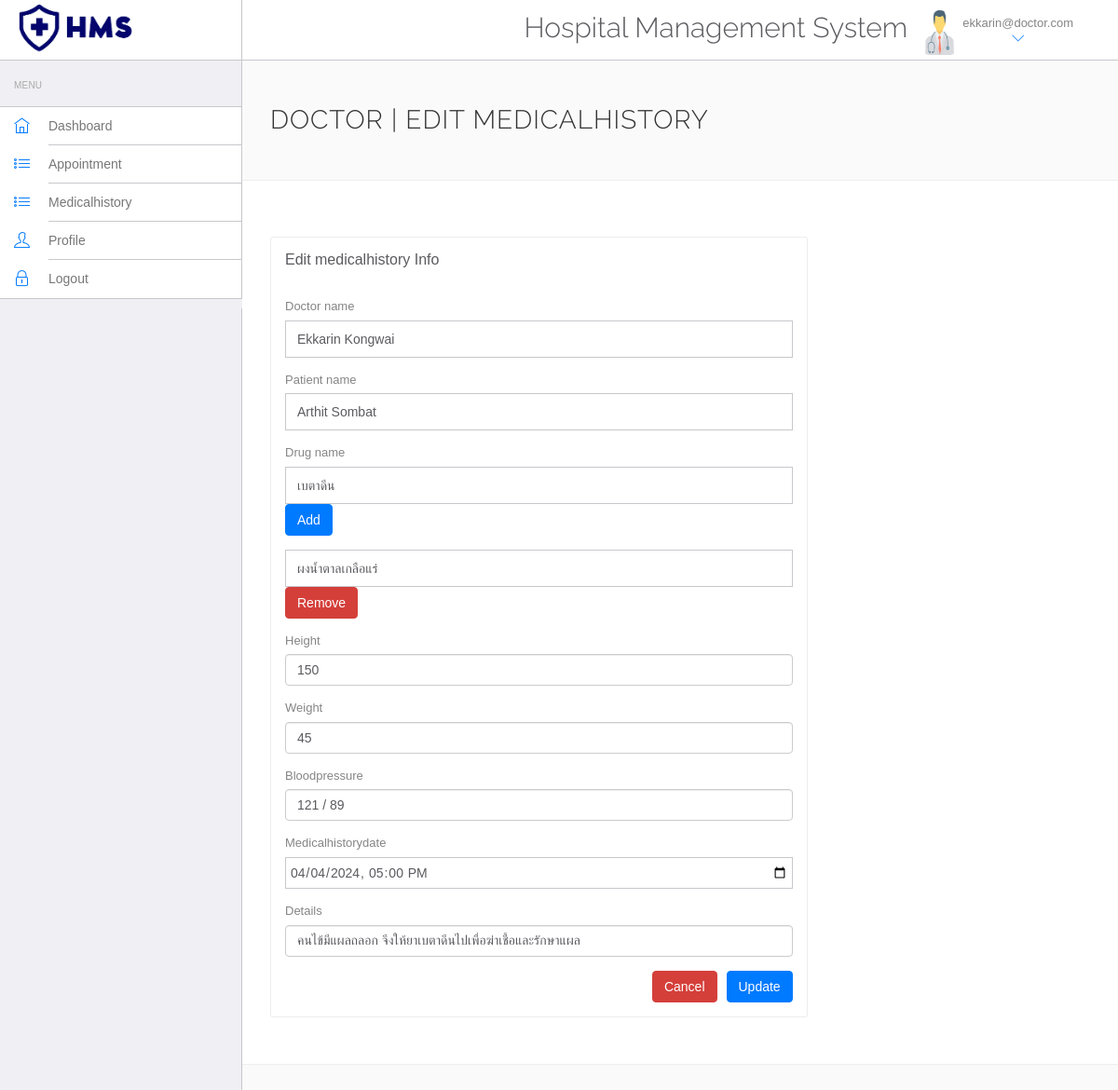
The page /doctor/edit-medicalhistory.php?id=52 (signed in) on the database its author committed.
### tables this page shows
CREATE TABLE `doctors` (
  `id` int NOT NULL,
  `firstname` varchar(50) NOT NULL,
  `lastname` varchar(50) NOT NULL,
  `gender` varchar(20) NOT NULL,
  `specialization` varchar(100) NOT NULL,
  `phoneno` varchar(12) NOT NULL,
  `birthdate` date DEFAULT NULL,
  `address` varchar(255) NOT NULL,
  `email` varchar(100) NOT NULL,
  `password` varchar(255) NOT NULL
);

CREATE TABLE `medicalhistory` (
  `id` int NOT NULL,
  `id_doctor` int NOT NULL,
  `id_users` int NOT NULL,
  `id_drugs` varchar(20) NOT NULL,
  `height` varchar(10) NOT NULL,
  `weight` varchar(10) NOT NULL,
  `bloodpressure` varchar(100) NOT NULL,
  `medicalhistorydate` datetime NOT NULL,
  `details` varchar(255) NOT NULL
);

CREATE TABLE `users` (
  `id` int NOT NULL,
  `firstname` varchar(100) NOT NULL,
  `lastname` varchar(100) NOT NULL,
  `gender` varchar(20) NOT NULL,
  `phonenum` varchar(12) NOT NULL,
  `birthdate` date DEFAULT NULL,
  `address` varchar(100) NOT NULL,
  `congenital` varchar(500) NOT NULL,
  `drugallergy` varchar(500) NOT NULL,
  `email` varchar(50) NOT NULL,
  `password` varchar(255) NOT NULL
);

CREATE TABLE `drugs` (
  `id` int NOT NULL,
  `drugname` varchar(100) NOT NULL,
  `detail` varchar(100) NOT NULL
);

### doctor/edit-medicalhistory.php (the view, shortened to what this page needs)
<!DOCTYPE html>
<html lang="en">
<head>
    <link rel="stylesheet" href="vendor/bootstrap/css/bootstrap.min.css">
    <link rel="stylesheet" href="vendor/fontawesome/css/font-awesome.min.css">
    <link rel="stylesheet" href="vendor/themify-icons/themify-icons.min.css">
    <link href="vendor/animate.css/animate.min.css" rel="stylesheet" media="screen">
    <link href="vendor/perfect-scrollbar/perfect-scrollbar.min.css" rel="stylesheet" media="screen">
    <link href="vendor/switchery/switchery.min.css" rel="stylesheet" media="screen">
    <link href="vendor/bootstrap-touchspin/jquery.bootstrap-touchspin.min.css" rel="stylesheet" media="screen">
    <link href="vendor/select2/select2.min.css" rel="stylesheet" media="screen">
    <link href="vendor/bootstrap-datepicker/bootstrap-datepicker3.standalone.min.css" rel="stylesheet" media="screen">
    <link href="vendor/bootstrap-timepicker/bootstrap-timepicker.min.css" rel="stylesheet" media="screen">
    <link rel="stylesheet" href="assets/css/styles.css">
    <link rel="stylesheet" href="assets/css/plugins.css">
    <link rel="stylesheet" href="assets/css/themes/theme-1.css" id="skin_color" />
</head>
<body>
    <div id="app">
        <?php include('include/sidebar.php');?>
        <div class="app-content">
            <?php include('include/header.php');?>
            <div class="main-content">
                <div class="wrap-content container" id="container">
                    <section id="page-title">
                        <div class="row">
                            <div class="col-sm-8">
                                <h1 class="mainTitle">Doctor | Edit medicalhistory</h1>
                            </div>
                        </div>
                    </section>
                    <div class="container-fluid container-fullw bg-white">
                        <div class="row">
                            <div class="col-md-12">
                                <div class="row margin-top-30">
                                    <div class="col-lg-8 col-md-12">
                                        <div class="panel panel-white">
                                            <div class="panel-heading">
                                                <h5 class="panel-title">Edit medicalhistory Info</h5>
                                            </div>
                                            <div class="panel-body">
                                            <?php
                                                include('../include/config.php');
                                                if(isset($_GET['id'])) {
                                                    $id = $_GET['id'];
                                                    $sql=mysqli_query($conn,"SELECT * FROM medicalhistory WHERE id=".$id);
                                                    $data=mysqli_fetch_array($sql);
                                            ?>
                                                <form role="form" name="adddoc" method="post" onSubmit="return valid();">
                                                    <div class="form-group">
                                                        <label for="id_doctor">Doctor name</label>
                                                        <select name="id_doctor" id="id_doctor" required class="form-control" style="height: 40px;">
                                                            <?php
                                                                $docname = $_SESSION['id'];
                                                                $sql = mysqli_query($conn, "SELECT * FROM doctors WHERE id = $docname");
                                                                $row = mysqli_fetch_assoc($sql);
                                                            ?>
                                                            <option value="<?php echo $row['id'];?>">
                                                                <?php echo $row['firstname'];?>
                                                                <?php echo $row['lastname'];?>
                                                            </option>
                                                        </select>
                                                    </div>
                                                    <div class="form-group">
                                                        <label for="id_users">Patient name</label>
                                                        <select name="id_users" id="id_users" required class="form-control" style="height: 40px;">
                                                            <?php $sql = mysqli_query($conn,"SELECT * FROM users");
                                                            while($row = mysqli_fetch_assoc($sql)) {
                                                            ?>
                                                            <option value="<?php echo $row['id'];?>"
                                                                <?php if($row['id'] == $data['id_users']) { echo 'selected';} ?>>
                                                                <?php echo $row['firstname'];?>
                                                                <?php echo $row['lastname'];?>
                                                            </option>
                                                            <?php } ?>
                                                        </select>
                                                    </div>
                                                    <div class="form-group" id="drug-list">
                                                        <label for="id_drugs">Drug name</label><br>
                                                        <?php
                                                        $sql_drugs = mysqli_query($conn, "SELECT * FROM drugs");
                                                        $selected_drugs_array = explode(',', $data['id_drugs']);
                                                        for ($i = 0; $i < count($selected_drugs_array); $i++) {
                                                            $selected_drug_id = $selected_drugs_array[$i];
                                                            ?>
                                                            <div class="form-group drug-container">
                                                                <select name="id_drugs[]" class="form-control mt-2" style="height: 40px;">
                                                                    <?php
                                                                    while($row_drugs = mysqli_fetch_assoc($sql_drugs)) {
                                                                        ?>
                                                                        <option value="<?php echo $row_drugs['id']; ?>" <?php echo ($selected_drug_id == $row_drugs['id']) ? 'selected' : ''; ?>><?php echo $row_drugs['drugname']; ?></option>
                                                                        <?php
                                                                    }
                                                                    mysqli_data_seek($sql_drugs, 0);
                                                                    ?>
                                                                </select>
                                                                <?php if ($i === 0) { ?>
                                                                <button type="button" class="btn btn-primary" onclick="addDrug()">Add</button>
                                                                <?php } else { ?>
                                                                <button type="button" class="btn btn-danger my-2" onclick="removeDrug(this)">Remove</button>
                                                                <?php } ?>
                                                            </div>
                                                        <?php } ?>
                                                    </div>
                                                    <div class="form-group">
                                                        <label for="height">Height</label>
                                                        <input type="height" name="height" class="form-control"
                                                            value="<?php echo htmlentities($data['height']);?>" required>
                                                    </div>
                                                    <div class="form-group">
                                                        <label for="weight">Weight</label>
                                                        <input type="weight" name="weight" class="form-control"
                                                            value="<?php echo htmlentities($data['weight']);?>" required>
                                                    </div>
                                                    <div class="form-group">
                                                        <label for="bloodpressure">Bloodpressure</label>
                                                        <input type="bloodpressure" name="bloodpressure" class="form-control"
                                                            value="<?php echo htmlentities($data['bloodpressure']);?>" required>
                                                    </div>
                                                    <div class="form-group">
                                                        <label for="medicalhistorydate">Medicalhistorydate</label>
                                                        <input type="datetime-local" name="medicalhistorydate" class="form-control"
                                                            value="<?php echo htmlentities($data['medicalhistorydate']);?>" required>
                                                    </div>
                                                    <div class="form-group">
                                                        <label for="details">Details</label>
                                                        <input type="details" name="details" class="form-control"
                                                            value="<?php echo htmlentities($data['details']);?>" required>
                                                    </div>
                                                    <button type="submit" name="submit" class="btn btn-primary" style="float: right;">Update</button>
                                                    <a href="manage-medicalhistory.php" class="btn btn-danger" style="float: right; margin-right: 10px;">Cancel</a>
                                                </form>
                                                <?php
                                                }
                                                ?>
                                            </div>
                                        </div>
                                    </div>
                                </div>
                            </div>
                        </div>
                    </div>
                </div>
            </div>
        </div>
    </div>
</body>
</html>

### doctor/assets/css/themes/theme-1.css (style rules this page uses)
body { background: #FAFAFA; }

### rows shown on the page
doctors: id_doctor "Ekkarin Kongwai"
medicalhistory: id_users "Arthit Sombat", id_drugs.drugname "เบตาดีน", id_drugs.drugname "ผงน้ำตาลเกลือแร่", height "150", weight "45", bloodpressure "121 / 89", medicalhistorydate "04/04/2024 17:00", details "คนไข้มีแผลถลอก จึงให้ยาเบตาดีนไปเพื่อฆ่าเชื้อและรักษาแผล"

### other values the page prints
$_SESSION['email'] "ekkarin@doctor.com"
